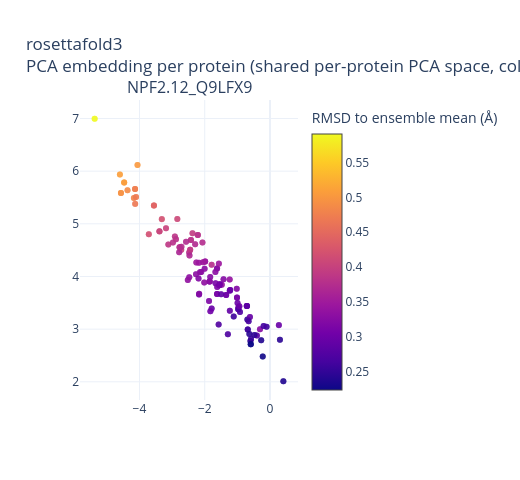

Notebook code for this chart:
### Markdown cell above
### `rosettafold3`

RoseTTAFold3 (Baker lab) -- independent architecture lineage (RoseTTAFold), not an AF3 reimplementation.

### Code cell
plot_backend_capability("rosettafold3")

### Figure 1 — Plotly figure (JSON) as saved in the notebook; plotly's stock layout.template omitted (floating-point values rounded to 4 significant figures; data arrays with more than 128 entries replaced by an {"elided": "..."} marker saying what was removed)
{"data": [{"hovertemplate": "%{text}<br>RMSD to ensemble mean (Å) %{marker.color:.3f}<extra></extra>", "marker": {"cmax": 0.5905, "cmin": 0.2245, "color": {"elided": "220 float values"}, "colorbar": {"title": {"text": "RMSD to ensemble mean (Å)"}}, "colorscale": [[0.0, "#0d0887"], [0.1111, "#46039f"], [0.2222, "#7201a8"], [0.3333, "#9c179e"], [0.4444, "#bd3786"], [0.5556, "#d8576b"], [0.6667, "#ed7953"], [0.7778, "#fb9f3a"], [0.8889, "#fdca26"], [1.0, "#f0f921"]], "opacity": 0.7, "showscale": true, "size": 6}, "mode": "markers", "showlegend": false, "text": {"elided": "220 str values"}, "type": "scatter", "x": {"elided": "220 float values"}, "xaxis": "x", "y": {"elided": "220 float values"}, "yaxis": "y"}], "layout": {"annotations": [{"font": {"size": 16}, "showarrow": false, "text": "NPF2.12_Q9LFX9", "x": 0.5, "xanchor": "center", "xref": "paper", "y": 1.0, "yanchor": "bottom", "yref": "paper"}], "height": 480, "showlegend": false, "title": {"text": "rosettafold3<br>PCA embedding per protein (shared per-protein PCA space, coloured by RMSD to ensemble mean (Å))"}, "width": 520, "xaxis": {"anchor": "y", "domain": [0.0, 1.0]}, "yaxis": {"anchor": "x", "domain": [0.0, 1.0]}}}
